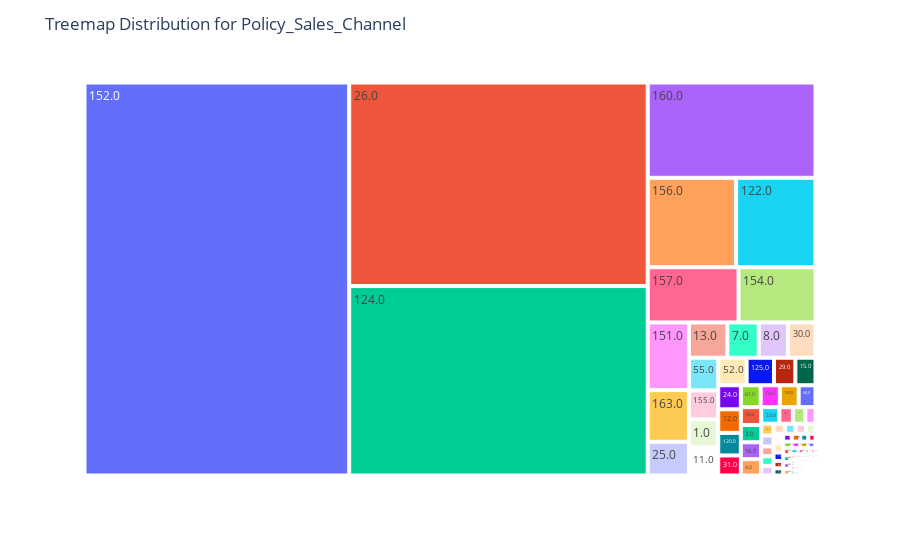

The code cell stored with this chart in its notebook:
### Markdown cell above
### Feature 10: `Policy_Sales_Channel`
This feature represents the sales channel that was used to market to the customer. Unfortunately, we don't have a clear picture on what this feature truly represents since this is a categorical feature with anonymized codes to represent the sales channel. Looking at a treemap, however, we can easily tell that there are a few sales channels that greatly outweigh lesser used sales channels.

**Feature Engineering Plans:**
- One hot encode the `Policy_Sales_Channel` feature after binning into four groups, where the first 3 groups represent the largest represented sales channels and the 4th one is a bucket for everything else.

### Code cell
# Displaying general visualizations around the Policy_Sales_Channel feature
if run_visualizations:
    display_categorical_visualizations(cat_feat = df['Policy_Sales_Channel'])

### Figure 1 — Plotly figure (JSON) as saved in the notebook; plotly's stock layout.template omitted (floating-point values rounded to 4 significant figures; data arrays with more than 128 entries replaced by an {"elided": "..."} marker saying what was removed)
{"data": [{"branchvalues": "total", "domain": {"x": [0, 1], "y": [0, 1]}, "hovertemplate": "labels=%{label}<br>count=%{value}<br>parent=%{parent}<br>id=%{id}<extra></extra>", "ids": {"elided": "152 str values"}, "labels": {"elided": "152 str values"}, "name": "", "parents": {"elided": "152 str values"}, "type": "treemap", "values": {"elided": "152 int values"}}], "layout": {"legend": {"tracegroupgap": 0}, "margin": {"t": 60}, "title": {"text": "Treemap Distribution for Policy_Sales_Channel"}}}
